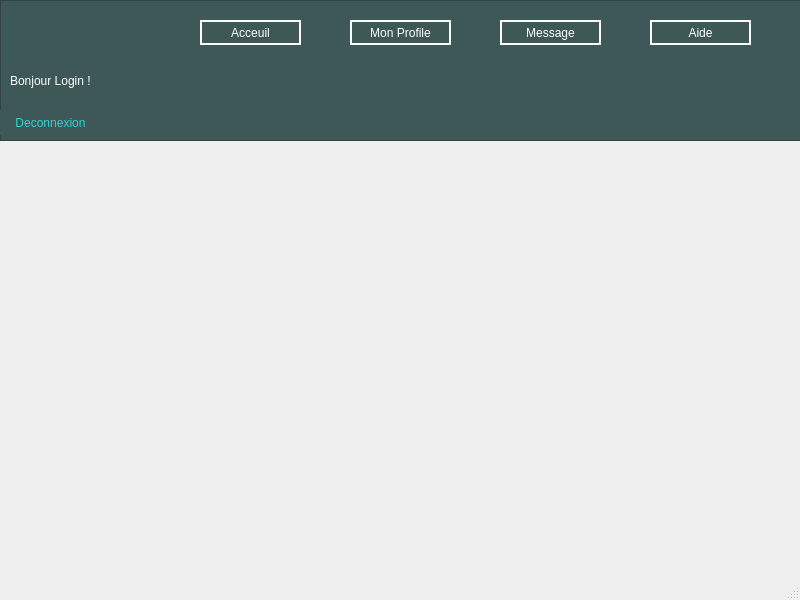
<?xml version="1.0" encoding="UTF-8"?>
<ui version="4.0">
 <class>profil</class>
 <widget class="QMainWindow" name="profil">
  <property name="geometry">
   <rect>
    <x>0</x>
    <y>0</y>
    <width>800</width>
    <height>600</height>
   </rect>
  </property>
  <property name="windowTitle">
   <string>MainWindow</string>
  </property>
  <widget class="QWidget" name="centralwidget">
   <widget class="QFrame" name="frame">
    <property name="geometry">
     <rect>
      <x>0</x>
      <y>0</y>
      <width>1081</width>
      <height>141</height>
     </rect>
    </property>
    <property name="styleSheet">
     <string notr="true">background-color: rgb(61, 88, 87);</string>
    </property>
    <property name="frameShape">
     <enum>QFrame::StyledPanel</enum>
    </property>
    <property name="frameShadow">
     <enum>QFrame::Raised</enum>
    </property>
    <widget class="QLabel" name="label_4">
     <property name="geometry">
      <rect>
       <x>810</x>
       <y>40</y>
       <width>221</width>
       <height>51</height>
      </rect>
     </property>
     <property name="styleSheet">
      <string notr="true">font: 30pt &quot;Umpush&quot;;
color: rgb(255, 255, 255);</string>
     </property>
     <property name="text">
      <string>Trottiprêt</string>
     </property>
     <property name="textFormat">
      <enum>Qt::PlainText</enum>
     </property>
     <property name="margin">
      <number>6</number>
     </property>
     <property name="indent">
      <number>-1</number>
     </property>
    </widget>
    <widget class="QPushButton" name="acceuil">
     <property name="geometry">
      <rect>
       <x>200</x>
       <y>20</y>
       <width>101</width>
       <height>25</height>
      </rect>
     </property>
     <property name="styleSheet">
      <string notr="true">border: 2px solid rgb(255, 255, 255);
background-color: rgb(61, 88, 87);
color: rgb(255, 255, 255);</string>
     </property>
     <property name="text">
      <string>Acceuil</string>
     </property>
    </widget>
    <widget class="QPushButton" name="profil_2">
     <property name="geometry">
      <rect>
       <x>350</x>
       <y>20</y>
       <width>101</width>
       <height>25</height>
      </rect>
     </property>
     <property name="styleSheet">
      <string notr="true">border: 2px solid rgb(255, 255, 255);
background-color: rgb(61, 88, 87);
color: rgb(255, 255, 255);</string>
     </property>
     <property name="text">
      <string>Mon Profile</string>
     </property>
    </widget>
    <widget class="QPushButton" name="message">
     <property name="geometry">
      <rect>
       <x>500</x>
       <y>20</y>
       <width>101</width>
       <height>25</height>
      </rect>
     </property>
     <property name="styleSheet">
      <string notr="true">border: 2px solid rgb(255, 255, 255);
background-color: rgb(61, 88, 87);
color: rgb(255, 255, 255);</string>
     </property>
     <property name="text">
      <string>Message</string>
     </property>
    </widget>
    <widget class="QPushButton" name="aide">
     <property name="geometry">
      <rect>
       <x>650</x>
       <y>20</y>
       <width>101</width>
       <height>25</height>
      </rect>
     </property>
     <property name="styleSheet">
      <string notr="true">border: 2px solid rgb(255, 255, 255);
background-color: rgb(61, 88, 87);
color: rgb(255, 255, 255);</string>
     </property>
     <property name="text">
      <string>Aide</string>
     </property>
    </widget>
    <widget class="QLabel" name="label_2">
     <property name="geometry">
      <rect>
       <x>10</x>
       <y>50</y>
       <width>271</width>
       <height>61</height>
      </rect>
     </property>
     <property name="styleSheet">
      <string notr="true">color: rgb(255, 255, 255);
font: 24pt &quot;Ubuntu&quot;;</string>
     </property>
     <property name="text">
      <string>Bonjour Login !</string>
     </property>
    </widget>
    <widget class="QPushButton" name="deconnexion">
     <property name="geometry">
      <rect>
       <x>0</x>
       <y>110</y>
       <width>101</width>
       <height>25</height>
      </rect>
     </property>
     <property name="styleSheet">
      <string notr="true">border: 2px solid rgb(61, 88, 87);
background-color: rgb(61, 88, 87);
color: rgb(50, 212, 212);</string>
     </property>
     <property name="text">
      <string>Deconnexion</string>
     </property>
    </widget>
   </widget>
  </widget>
  <widget class="QMenuBar" name="menubar">
   <property name="geometry">
    <rect>
     <x>0</x>
     <y>0</y>
     <width>800</width>
     <height>22</height>
    </rect>
   </property>
  </widget>
  <widget class="QStatusBar" name="statusbar"/>
 </widget>
 <resources/>
 <connections/>
</ui>
